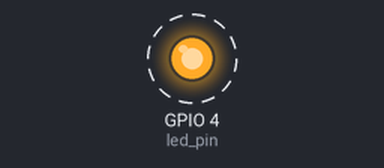
Simulated run of this program. Board: Raspberry Pi (BCM pin numbers). Shown: output pins drawn as LEDs (lit = HIGH). Dashed ring = blinking.

Above: at 0.2 s.
Timing chart, 0 to 3.0 s (numbered marks = the images above):
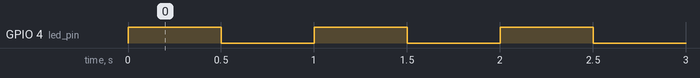

The program:

LEDOnOff500.py
```python
import RPi.GPIO as GPIO
import time

led_pin = 4

GPIO.setmode(GPIO.BCM)
GPIO.setup(led_pin, GPIO.OUT)

while True:
    GPIO.output(led_pin, GPIO.HIGH)
    time.sleep(0.5)
    GPIO.output(led_pin, GPIO.LOW)
    time.sleep(0.5)
```

Measured:
- by itself, GPIO 4 (led_pin): alternates HIGH for 0.50 s and LOW for 0.50 s
